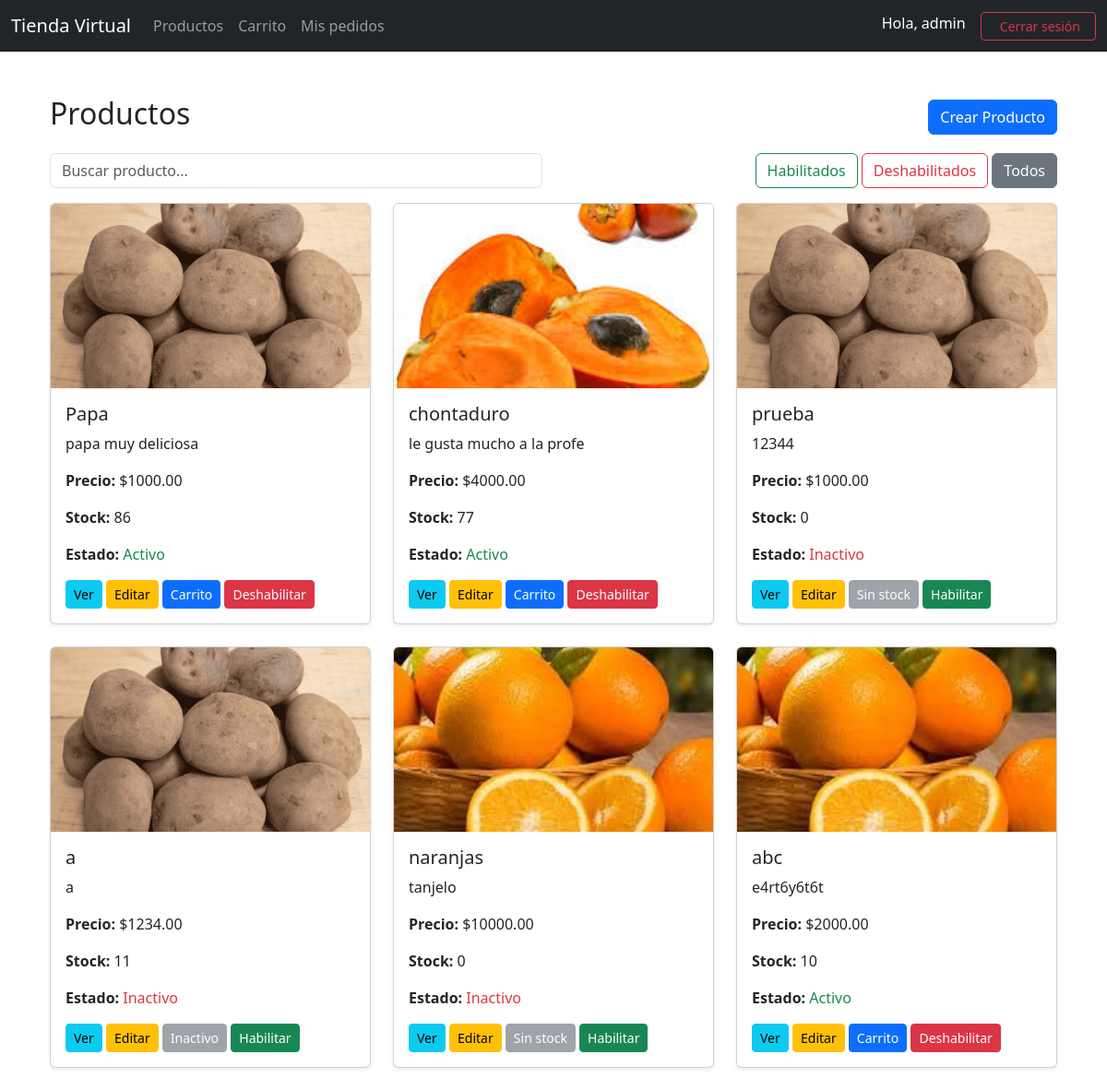
Screenshot of /productos/?filtro=todos (signed in) with the database file from the repository.
### productos/models.py (models this page shows, shortened)
class Producto(models.Model):
    nombre = models.CharField(max_length=200)
    descripcion = models.TextField()
    precio = models.DecimalField(max_digits=10, decimal_places=2)
    imagen = models.ImageField(upload_to='productos/')
    stock = models.PositiveIntegerField(default=0)
    activo = models.BooleanField(default=True)
    '''El método save ya está creado por defecto en Django, aquí lo estamos sobreescribiendo de acuerdo con
    la regla activo o inactivo que depende del stock'''
    def save(self, *args, **kwargs):
        if self.stock == 0:
            self.activo = False
        super().save(*args, **kwargs)

### productos/views.py (the view)
# urls.py: path('', lista_productos, name='lista_productos'),
@login_required
def lista_productos(request):
    filtro = request.GET.get('filtro', 'activos')
    if filtro == 'deshabilitados':
        productos = Producto.objects.filter(activo=False)
    elif filtro == 'todos':
        productos = Producto.objects.all()
    else:
        productos = Producto.objects.filter(activo=True)
    '''se crea un diccionario para enviar productos (que es la lista filtrada) y filtro (el filtro
    que se haya seleccionado)'''
    context = {'productos': productos, 'filtro': filtro}
    '''muestra el HTML con el context (carga la página con los productos y el filtro)'''
    return render(request, 'productos/lista_productos.html', context)

### carrito/context_processors.py (called while the page is built)
def carrito_total(request):
    if request.user.is_authenticated:
        total_items = ItemCarrito.objects.filter(usuario=request.user).count()
    else:
        total_items = 0
    return {
        'carrito_total_items': total_items
    }

### productos/templates/productos/lista_productos.html (shortened to what this page needs)
{% extends 'core/base.html' %}
{% block content %}
<div class="container mt-4">
    <div class="d-flex justify-content-between align-items-center mb-3">
        <h2>Productos</h2>
        <a href="{% url 'lista_productos' %}crear/" class="btn btn-primary"> Crear Producto </a>
    </div>
    <div class="row mb-3">
        <div class="col-md-6">
            <input type="text" id="searchInput" class="form-control" placeholder="Buscar producto...">
        </div>
        <div class="col-md-6 text-end">
            <a href="?filtro=activos" class="btn btn-outline-success {% if filtro == 'activos' %}active{% endif %}">
                Habilitados
            </a>
            <a href="?filtro=deshabilitados" class="btn btn-outline-danger {% if filtro == 'deshabilitados' %}active{% endif %}">
                Deshabilitados
            </a>
            <a href="?filtro=todos" class="btn btn-outline-secondary {% if filtro == 'todos' %}active{% endif %}">
                Todos
            </a>
        </div>
    </div>
    <div id="productos-container">
        {% include 'productos/tarjetas_lista_productos.html' %}
    </div>
</div>
{% endblock %}

### core/templates/core/base.html (shortened to what this page needs)
{% load static %}
<!DOCTYPE html>
<html lang="es">
<head>
    <link href="https://cdn.jsdelivr.net/npm/bootstrap@5.3.0/dist/css/bootstrap.min.css"
          rel="stylesheet">
</head>
<body>
<nav class="navbar navbar-expand-lg navbar-dark bg-dark">
    <div class="container-fluid">
        <a class="navbar-brand" href="#">Tienda Virtual</a>
        <div class="collapse navbar-collapse">
            <ul class="navbar-nav me-auto">
                <li class="nav-item">
                    <a class="nav-link" href="/productos/">Productos</a>
                </li>
                <li class="nav-item">
                    <a class="nav-link position-relative" href="{% url 'ver_carrito' %}">
                    Carrito
                    </a>
                </li>
                <a class="nav-link" href="{% url 'mis_pedidos' %}">
                    Mis pedidos
                </a>
            </ul>
            <ul class="navbar-nav">
                {% if user.is_authenticated %}
                    <li class="nav-item">
                        <span class="navbar-text text-white me-3">
                            Hola, {{ user.username }}
                        </span>
                    </li>
                    <li class="nav-item">
                        <form action="{% url 'logout' %}" method="post" class="d-inline">
                            <button type="submit" class="btn btn-outline-danger btn-sm px-3">
                                 Cerrar sesión
                            </button>
                        </form>
                    </li>
                {% endif %}
            </ul>
        </div>
    </div>
</nav>
<div class="container mt-5">
    {% block content %}
    {% endblock %}
</div>
</body>
</html>

### productos/templates/productos/tarjetas_lista_productos.html
<div class="row">
{% for producto in productos %}
    <div class="col-md-4 mb-4">
        <div class="card h-100 shadow-sm">
            {% if producto.imagen %}
                <img src="{{ producto.imagen.url }}"
                     class="card-img-top"
                     style="height: 200px; object-fit: cover;">
            {% endif %}
            <div class="card-body d-flex flex-column">
                <h5 class="card-title">{{ producto.nombre }}</h5>
                <p class="card-text">
                    {{ producto.descripcion|truncatewords:15 }}
                </p>
                <p><strong>Precio:</strong> ${{ producto.precio }}</p>
                <p><strong>Stock:</strong> {{ producto.stock }}</p>
                <p>
                    <strong>Estado:</strong>
                    <span class="estado-texto {% if producto.activo %}text-success{% else %}text-danger{% endif %}">
                        {% if producto.activo %}
                            Activo
                        {% else %}
                            Inactivo
                        {% endif %}
                    </span>
                </p>
                <div class="mt-auto">
                    <a href="{% url 'detalle_producto' producto.id %}"
                       class="btn btn-info btn-sm">
                        Ver
                    </a>
                    <a href="{% url 'editar_producto' producto.id %}"
                       class="btn btn-warning btn-sm">
                        Editar
                    </a>
                    <button
                        class="btn btn-sm agregar-carrito-btn
                            {% if producto.stock == 0 or not producto.activo %}
                                btn-secondary
                            {% else %}
                                btn-primary
                            {% endif %}
                        "
                        #
                        data-id="{{ producto.id }}"
                        data-activo="{{ producto.activo|yesno:'true,false' }}"
                        data-stock="{{ producto.stock }}"
                        {% if producto.stock == 0 or not producto.activo %}
                            disabled
                        {% endif %}
                    >
                        {% if producto.stock == 0 %}
                            Sin stock
                        {% elif not producto.activo %}
                            Inactivo
                        {% else %}
                            Carrito
                        {% endif %}
                    </button>
                    {% if producto.activo %}
                        <button class="btn btn-danger btn-sm toggle-btn"
                                data-id="{{ producto.id }}">
                            Deshabilitar
                        </button>
                    {% else %}
                        <button class="btn btn-success btn-sm toggle-btn"
                                data-id="{{ producto.id }}">
                            Habilitar
                        </button>
                    {% endif %}
                </div>
            </div>
        </div>
    </div>
{% empty %}
    <div class="col-12">
        <div class="alert alert-warning text-center">
            No hay productos registrados.
        </div>
    </div>
{% endfor %}
</div>

### rows the page displays
Producto: imagen (picture), nombre "Papa", descripcion "papa muy deliciosa", precio "1000.00", stock "86", activo "Activo"
Producto: imagen (picture), nombre "chontaduro", descripcion "le gusta mucho a la profe", precio "4000.00", stock "77", activo "Activo"
Producto: imagen (picture), nombre "prueba", descripcion "12344", precio "1000.00", stock "0", activo "Inactivo", shows "Sin stock"
Producto: imagen (picture), nombre "a", descripcion "a", precio "1234.00", stock "11", activo "Inactivo"
Producto: imagen (picture), nombre "naranjas", descripcion "tanjelo", precio "10000.00", stock "0", activo "Inactivo", shows "Sin stock"
Producto: imagen (picture), nombre "abc", descripcion "e4rt6y6t6t", precio "2000.00", stock "10", activo "Activo"

### other values shown
{{ user.username }} "admin"
